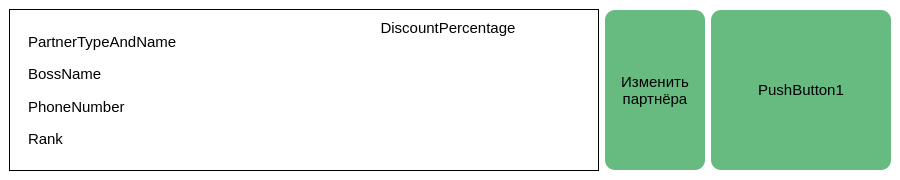
<?xml version="1.0" encoding="UTF-8"?>
<ui version="4.0">
 <class>PartnerCard</class>
 <widget class="QWidget" name="PartnerCard">
  <property name="geometry">
   <rect>
    <x>0</x>
    <y>0</y>
    <width>900</width>
    <height>180</height>
   </rect>
  </property>
  <property name="windowTitle">
   <string>Form</string>
  </property>
  <widget class="QFrame" name="PartnerCardVBox">
   <property name="geometry">
    <rect>
     <x>0</x>
     <y>0</y>
     <width>900</width>
     <height>180</height>
    </rect>
   </property>
   <property name="styleSheet">
    <string notr="true">background: white;  color: black; font-size: 15px; padding: 0px</string>
   </property>
   <layout class="QHBoxLayout" name="horizontalLayout">
    <item>
     <widget class="QFrame" name="horizontalFrame">
      <property name="styleSheet">
       <string notr="true">border: 0.5px solid black;</string>
      </property>
      <property name="lineWidth">
       <number>1</number>
      </property>
      <layout class="QHBoxLayout" name="horizontalLayout_2">
       <item>
        <widget class="QFrame" name="FirstColumn">
         <property name="styleSheet">
          <string notr="true">border: none; padding: 0;</string>
         </property>
         <layout class="QVBoxLayout" name="verticalLayout">
          <item>
           <widget class="QLabel" name="PartnerTypeAndName">
            <property name="styleSheet">
             <string notr="true">padding: 0</string>
            </property>
            <property name="text">
             <string>PartnerTypeAndName</string>
            </property>
           </widget>
          </item>
          <item>
           <widget class="QLabel" name="BossName">
            <property name="styleSheet">
             <string notr="true">padding: 0</string>
            </property>
            <property name="text">
             <string>BossName</string>
            </property>
           </widget>
          </item>
          <item>
           <widget class="QLabel" name="PhoneNumber">
            <property name="styleSheet">
             <string notr="true">padding: 0</string>
            </property>
            <property name="text">
             <string>PhoneNumber</string>
            </property>
           </widget>
          </item>
          <item>
           <widget class="QLabel" name="Rank">
            <property name="styleSheet">
             <string notr="true">padding: 0</string>
            </property>
            <property name="text">
             <string>Rank</string>
            </property>
           </widget>
          </item>
         </layout>
        </widget>
       </item>
       <item>
        <widget class="QLabel" name="DiscountPercentage">
         <property name="styleSheet">
          <string notr="true">border: none;
padding: 0</string>
         </property>
         <property name="text">
          <string>&lt;html&gt;&lt;head/&gt;&lt;body&gt;&lt;p&gt;DiscountPercentage&lt;/p&gt;&lt;/body&gt;&lt;/html&gt;</string>
         </property>
         <property name="alignment">
          <set>Qt::AlignmentFlag::AlignHCenter|Qt::AlignmentFlag::AlignTop</set>
         </property>
        </widget>
       </item>
      </layout>
     </widget>
    </item>
    <item>
     <widget class="QPushButton" name="EditButton">
      <property name="minimumSize">
       <size>
        <width>0</width>
        <height>160</height>
       </size>
      </property>
      <property name="maximumSize">
       <size>
        <width>100</width>
        <height>16777215</height>
       </size>
      </property>
      <property name="styleSheet">
       <string notr="true">background-color: #67BA80;   border-radius: 10px</string>
      </property>
      <property name="text">
       <string>Изменить
партнёра</string>
      </property>
     </widget>
    </item>
    <item>
     <widget class="QPushButton" name="GetOrdersListButton">
      <property name="minimumSize">
       <size>
        <width>0</width>
        <height>160</height>
       </size>
      </property>
      <property name="maximumSize">
       <size>
        <width>180</width>
        <height>16777215</height>
       </size>
      </property>
      <property name="styleSheet">
       <string notr="true">background-color: #67BA80;   border-radius: 10px</string>
      </property>
      <property name="text">
       <string>PushButton1</string>
      </property>
     </widget>
    </item>
   </layout>
  </widget>
 </widget>
 <resources/>
 <connections/>
</ui>
